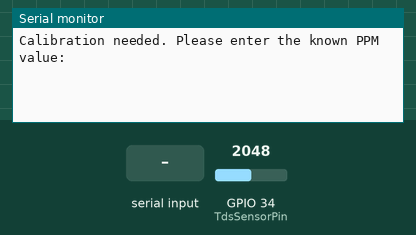
A sketch run on a simulated ESP32. On the bench: the last lines printed to the serial monitor. Inputs (shaded band) come from the test bench; at power-on: GPIO 34 (TdsSensorPin) = 2048. EEPROM starts erased.

Above: at 0.8 s.
0.9 s: "90,45\n" received over Serial
At 2.3 s:
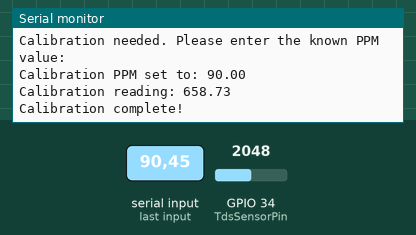
2.7 s: GPIO 34 (TdsSensorPin) set to 2866
At 4.0 s:
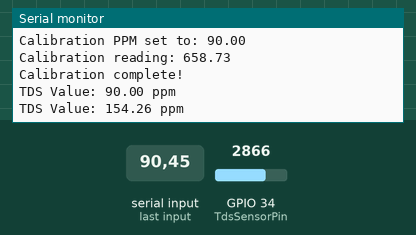
4.2 s: GPIO 34 (TdsSensorPin) set to 3603
At 5.0 s:
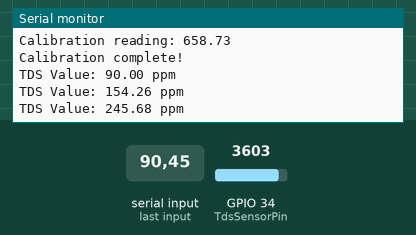
Timing chart, 0 to 7.2 s (numbered marks = the images above; inputs shaded):
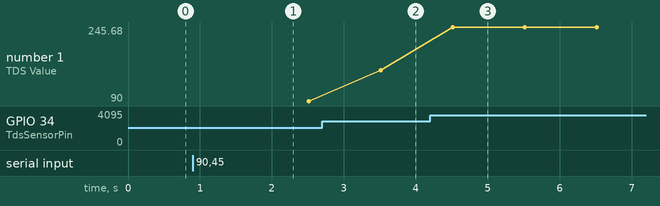

The sketch:

pagi_16_08_2024.ino
```cpp
#include <Arduino.h>
#include <EEPROM.h>

#define TdsSensorPin 34
#define VREF 3.3      // analog reference voltage(Volt) of the ADC
#define SCOUNT  30    // sum of sample point

int analogBuffer[SCOUNT];
int analogBufferTemp[SCOUNT];
int analogBufferIndex = 0, copyIndex = 0;
float averageVoltage = 0, tdsValue = 0, temperature = 25;

// Calibration variables
float calibrationPPM = 0.0;
float calibrationReading = 0.0;
#define EEPROM_SIZE 8
#define CALIBRATION_PPM_ADDRESS 0
#define CALIBRATION_READING_ADDRESS 4

void setup() {
  Serial.begin(115200);
  pinMode(TdsSensorPin, INPUT);

  EEPROM.begin(EEPROM_SIZE);
  loadCalibrationData();

  if (calibrationPPM == 0.0 || calibrationReading == 0.0) {
    Serial.println("Calibration needed. Please enter the known PPM value:");
    while (!Serial.available()) {
      // Wait for input
    }
    calibrationPPM = Serial.parseFloat();
    Serial.print("Calibration PPM set to: ");
    Serial.println(calibrationPPM);

    calibrationReading = readRawTDSValue();
    Serial.print("Calibration reading: ");
    Serial.println(calibrationReading);

    // Save calibration data
    EEPROM.put(CALIBRATION_PPM_ADDRESS, calibrationPPM);
    EEPROM.put(CALIBRATION_READING_ADDRESS, calibrationReading);
    EEPROM.commit();

    Serial.println("Calibration complete!");
  } else {
    Serial.println("Calibration data loaded from memory.");
    Serial.print("Calibration PPM: ");
    Serial.println(calibrationPPM);
    Serial.print("Calibration reading: ");
    Serial.println(calibrationReading);
  }
}

void loop() {
  static unsigned long printTime = millis();
  if (millis() - printTime > 1000) {
    printTime = millis();
    float rawReading = readRawTDSValue();
    float calibratedTDS = (rawReading / calibrationReading) * calibrationPPM;

    Serial.print("TDS Value: ");
    Serial.print(calibratedTDS, 2);
    Serial.println(" ppm");
  }
}

float readRawTDSValue() {
  for(int i = 0; i < SCOUNT; i++) {
    analogBuffer[i] = analogRead(TdsSensorPin);
    delay(10);
  }

  averageVoltage = getMedianNum(analogBuffer, SCOUNT) * (float)VREF / 4096.0;
  float compensationCoefficient = 1.0 + 0.02 * (temperature - 25.0);
  float compensationVoltage = averageVoltage / compensationCoefficient;
  return (133.42 * compensationVoltage * compensationVoltage * compensationVoltage
          - 255.86 * compensationVoltage * compensationVoltage
          + 857.39 * compensationVoltage) * 0.5;
}

void loadCalibrationData() {
  EEPROM.get(CALIBRATION_PPM_ADDRESS, calibrationPPM);
  EEPROM.get(CALIBRATION_READING_ADDRESS, calibrationReading);
  if (isnan(calibrationPPM) || isnan(calibrationReading)) {
    calibrationPPM = 0.0;
    calibrationReading = 0.0;
  }
}

int getMedianNum(int bArray[], int iFilterLen) {
  int bTab[iFilterLen];
  for (byte i = 0; i < iFilterLen; i++)
    bTab[i] = bArray[i];
  int i, j, bTemp;
  for (j = 0; j < iFilterLen - 1; j++) {
    for (i = 0; i < iFilterLen - j - 1; i++) {
      if (bTab[i] > bTab[i + 1]) {
        bTemp = bTab[i];
        bTab[i] = bTab[i + 1];
        bTab[i + 1] = bTemp;
      }
    }
  }
  if ((iFilterLen & 1) > 0)
    bTemp = bTab[(iFilterLen - 1) / 2];
  else
    bTemp = (bTab[iFilterLen / 2] + bTab[iFilterLen / 2 - 1]) / 2;
  return bTemp;
}
```

Measured:
- after the input at 0.9 s, the serial monitor: prints a new line at once (image 1)
- after the input at 2.7 s, the serial monitor: prints a new line after 0.81 s (image 2)
- after the input at 4.2 s, the serial monitor: prints a new line after 0.31 s (image 3)
- plotted number 1: 90 → 154.26 after the input at 2.7 s, 154.26 → 245.68 after the input at 4.2 s
